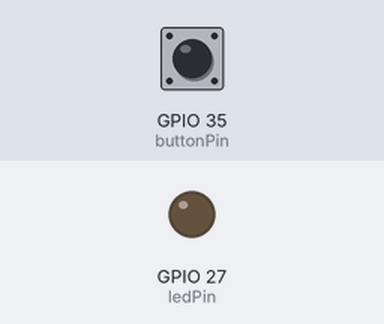
Recording of a program running on a simulated ESP32. Shown: output pins drawn as LEDs (lit = HIGH). The inputs (shaded band) are chosen by the test bench; at power-on: GPIO 35 (buttonPin) LOW.

Above: at 1.2 s.
1.3 s: GPIO 35 (buttonPin) pulled HIGH for 0.15 s
At 2.2 s:
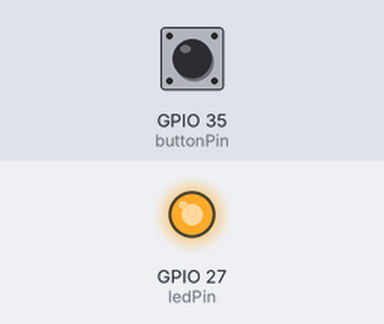
2.9 s: GPIO 35 (buttonPin) pulled HIGH for 1 s
At 3.5 s:
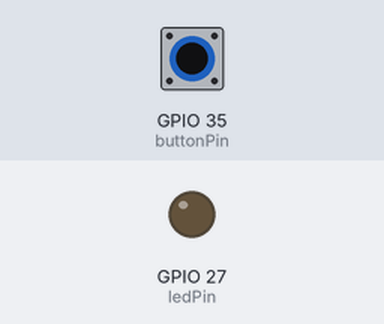
5.4 s: GPIO 35 (buttonPin) pulled HIGH for 3.2 s
At 6.6 s:
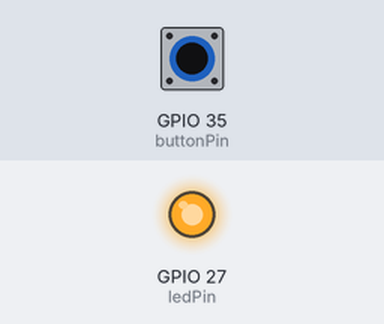
Timing chart, 0 to 8.4 s (numbered marks = the images above; inputs shaded):
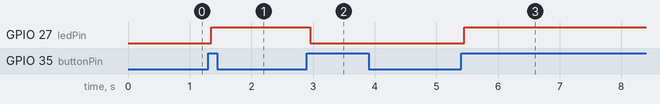

The program:

main.cpp
```cpp
#include <Arduino.h>

// กำหนดขาของ push button และ LED
const int buttonPin = 35; // ขาที่ต่อ push button
const int ledPin = 27;   // ขาที่ต่อ LED

// สถานะปัจจุบันของ push button
int buttonState = 0;
// สถานะก่อนหน้าของ push button
int lastButtonState = 0;
// เก็บเวลาล่าสุดที่มีการกดปุ่ม
unsigned long lastDebounceTime = 0;
// ช่วงเวลาในการ debounce (เพื่อป้องกันการกระพริบของสัญญาณ)
unsigned long debounceDelay = 50;

// สถานะปัจจุบันของ LED
bool ledState = false;

void setup() {
  // กำหนดขาของ push button เป็นขาที่อ่านค่า digital
  pinMode(buttonPin, INPUT);
  // กำหนดขาของ LED เป็นขาที่ส่งสัญญาณ digital
  pinMode(ledPin, OUTPUT);
}

void loop() {
  // อ่านสถานะปัจจุบันของ push button
  int reading = digitalRead(buttonPin);

  // ตรวจสอบว่ามีการกดปุ่มหรือไม่โดยใช้การ debounce
  if (reading != lastButtonState) {
    // ระบุเวลาปัจจุบัน
    lastDebounceTime = millis();
  }

  if ((millis() - lastDebounceTime) > debounceDelay) {
    // ถ้าผ่านเวลา debounce แล้ว

    if (reading != buttonState) {
      // อัพเดทสถานะปัจจุบันของ push button
      buttonState = reading;

      // ถ้ามีการกด push button
      if (buttonState == HIGH) {
        // สลับสถานะ LED
        ledState = !ledState;
        // เปิดหรือปิด LED ตามสถานะปัจจุบัน
        digitalWrite(ledPin, ledState);
      }
    }
  }

  // อัพเดทสถานะของ push button สำหรับการ debounce ในการวน loop ต่อไป
  lastButtonState = reading;
}
```

Measured:
- after the input at 1.3 s, GPIO 27 (ledPin): LOW → HIGH after 0.05 s
- after the input at 2.9 s, GPIO 27 (ledPin): HIGH → LOW after 0.05 s
- after the input at 5.4 s, GPIO 27 (ledPin): LOW → HIGH after 0.05 s
